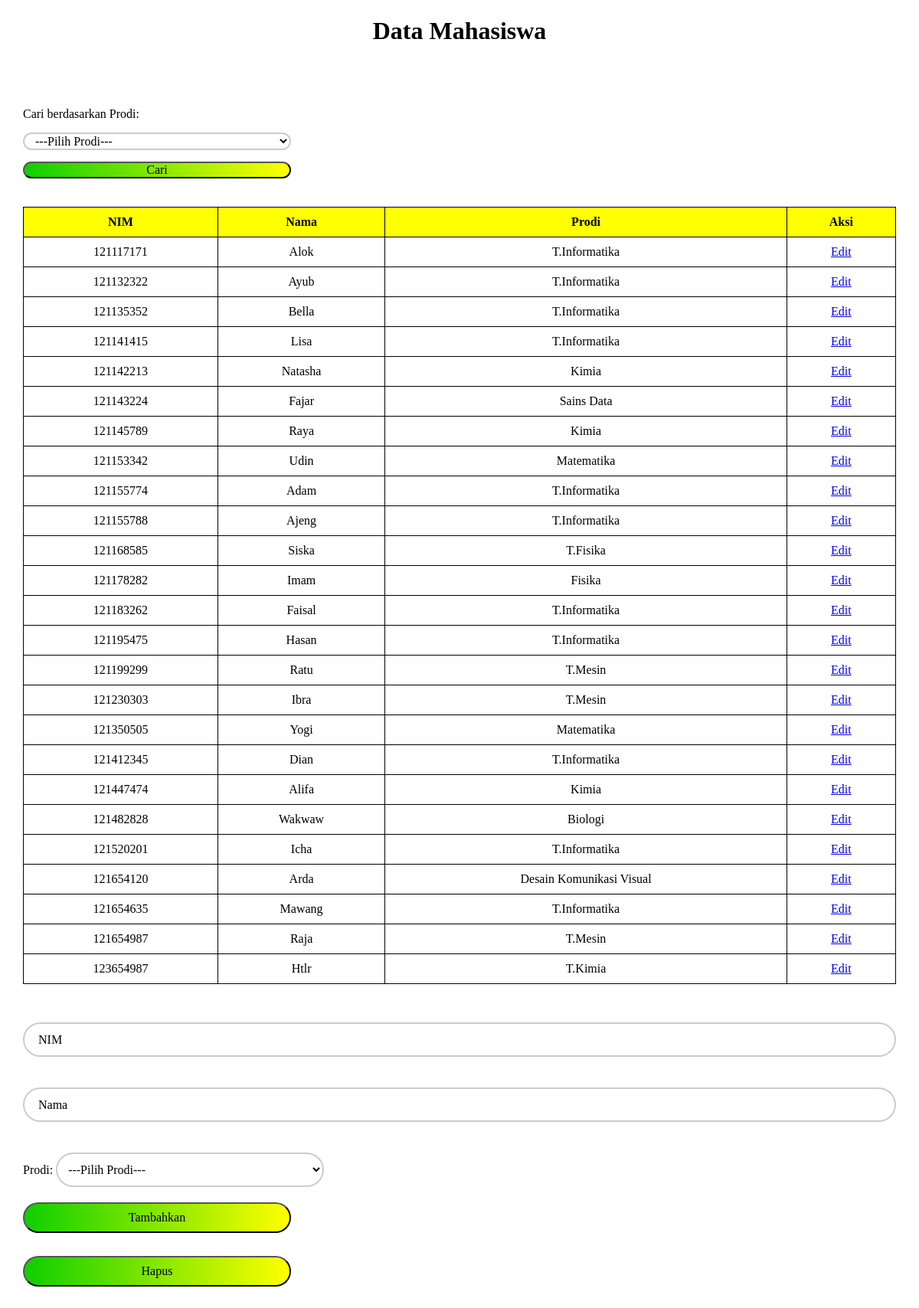
The page / on the database its author committed.
### tables this page shows
CREATE TABLE `mahasiswa` (
  `NIM` int(11) NOT NULL,
  `Nama` varchar(255) DEFAULT NULL,
  `Prodi` varchar(255) DEFAULT NULL,
  `time` timestamp NOT NULL DEFAULT current_timestamp()
);

### koneksi.php (called while the page is built, shortened)
<?php
function show($conn){
    $sql = "SELECT NIM, Nama, Prodi FROM mahasiswa";
    $result = $conn->query($sql);
    return $result;
}
?>

### index.php (the view, shortened to what this page needs)
<?php
include 'koneksi.php';
$res = isset($_GET['search_prodi']) ? searchProdi($conn, $_GET['search_prodi']) : show($conn);
?>
<!DOCTYPE html>
<html lang="en">
<head>
    <link rel="stylesheet" href="style.css">
</head>
<body>
    <div class="heading">
        <h1>Data Mahasiswa</h1>
    </div>
    <section>
        <div class="form">
            <form action="" method="get" class="input">
                <label for="search_prodi">Cari berdasarkan Prodi: </label>
                <select id="search_prodi" name="search_prodi">
                    <option value="">---Pilih Prodi---</option>
                </select>
                <input type="submit" value="Cari">
            </form>
        </div>
        <table>
            <thead>
                <tr>
                    <th>NIM</th>
                    <th>Nama</th>
                    <th>Prodi</th>
                    <th>Aksi</th>
                </tr>
            </thead>
            <tbody>
                <?php
                while ($row = $res->fetch_assoc()):
                    ?>
                    <tr>
                        <td><?= $row['NIM']?></td>
                        <td><?= $row['Nama']?></td>
                        <td><?= $row['Prodi']?></td>
                        <td>
                            <a href="edit.php?NIM=<?= $row['NIM'] ?>">Edit</a>
                        </td>
                    </tr>
                <?php endwhile; ?>
            </tbody>
        </table>
        <div class="form">
            <form action="insert.php" method="post">
                <div class="input-box">
                    <input type="number" name="nim" required>
                    <label for="nim">NIM</label>
                </div>
                <div class="input-box">
                    <input type="text" name="nama" required>
                    <label for="nama">Nama</label>
                </div>
                <div class="input-box">
                    <label for="prodi">Prodi: </label>
                    <select id="prodi" name="prodi">
                        <option value="">---Pilih Prodi---</option>
                    </select>
                </div>
                <div class="btn">
                    <input type="submit" value="Tambahkan">
                </div>
            </form>
            <form action="del.php" method='POST'>
                <div class="btn hapus">
                    <input type="submit" name="hapus" value="Hapus">
                </div>
            </form>
        </div>
    </section>
</body>
</html>

### style.css (style rules this page uses)
* { margin: 0; padding: 0; box-sizing: border-box; font-family: 'Times New Roman', Times, serif; }
.heading { width: 100%; height: 80px; display: flex; justify-content: center; align-items: center; }
section { width: 100%; height: auto; padding: 30px; }
table { margin-top: 90px; width: 100%; text-align: center; border-collapse: collapse; color: black; }
th { background: rgb(255, 255, 0); }
th, td { padding: 10px; border: 1px solid black; }
form { margin-top: 30px; display: flex; flex-direction: column; }
form .input-box { position: relative; width: 100%; height: 45px; margin: 20px 0; }
.input-box input { padding: 0 30px; width: 100%; height: 100%; background: transparent; border-radius: 40px; border: 2px solid rgba(255, 255, 255, .2); color: #000; font-size: 16px; border: 2px solid #ccc; }
select { padding: 0 10px; width: 350px; height: 100%; background: transparent; border-radius: 40px; border: 2px solid rgba(255, 255, 255, .2); color: #000; font-size: 16px; border: 2px solid #ccc; }
.input-box label:nth-last-child(1) { position: absolute; font-size: 1rem; color: black; pointer-events: none; top: 50%; transform: translateY(-50%); left: 20px; transition: .5s ease; }
.form .btn { width: 350px; }
.form input[type='submit'] { width: 100%; height: 40px; border-radius: 40px; font-weight: 500; background: linear-gradient(90deg, #0ecf00, yellow); color: #000000; cursor: pointer; font-size: 1rem; }
.input { width: 350px; height: 40px; }
.form .input { gap: 15px; }
.form .input select { height: 100%; }

### rows shown on the page
mahasiswa: NIM "121117171", Nama "Alok", Prodi "T.Informatika"
mahasiswa: NIM "121132322", Nama "Ayub", Prodi "T.Informatika"
mahasiswa: NIM "121135352", Nama "Bella", Prodi "T.Informatika"
mahasiswa: NIM "121141415", Nama "Lisa", Prodi "T.Informatika"
mahasiswa: NIM "121142213", Nama "Natasha", Prodi "Kimia"
mahasiswa: NIM "121143224", Nama "Fajar", Prodi "Sains Data"
mahasiswa: NIM "121145789", Nama "Raya", Prodi "Kimia"
mahasiswa: NIM "121153342", Nama "Udin", Prodi "Matematika"
mahasiswa: NIM "121155774", Nama "Adam", Prodi "T.Informatika"
mahasiswa: NIM "121155788", Nama "Ajeng", Prodi "T.Informatika"
mahasiswa: NIM "121168585", Nama "Siska", Prodi "T.Fisika"
mahasiswa: NIM "121178282", Nama "Imam", Prodi "Fisika"
mahasiswa: NIM "121183262", Nama "Faisal", Prodi "T.Informatika"
mahasiswa: NIM "121195475", Nama "Hasan", Prodi "T.Informatika"
mahasiswa: NIM "121199299", Nama "Ratu", Prodi "T.Mesin"
mahasiswa: NIM "121230303", Nama "Ibra", Prodi "T.Mesin"
mahasiswa: NIM "121350505", Nama "Yogi", Prodi "Matematika"
mahasiswa: NIM "121412345", Nama "Dian", Prodi "T.Informatika"
mahasiswa: NIM "121447474", Nama "Alifa", Prodi "Kimia"
mahasiswa: NIM "121482828", Nama "Wakwaw", Prodi "Biologi"
mahasiswa: NIM "121520201", Nama "Icha", Prodi "T.Informatika"
mahasiswa: NIM "121654120", Nama "Arda", Prodi "Desain Komunikasi Visual"
mahasiswa: NIM "121654635", Nama "Mawang", Prodi "T.Informatika"
mahasiswa: NIM "121654987", Nama "Raja", Prodi "T.Mesin"
mahasiswa: NIM "123654987", Nama "Htlr", Prodi "T.Kimia"
